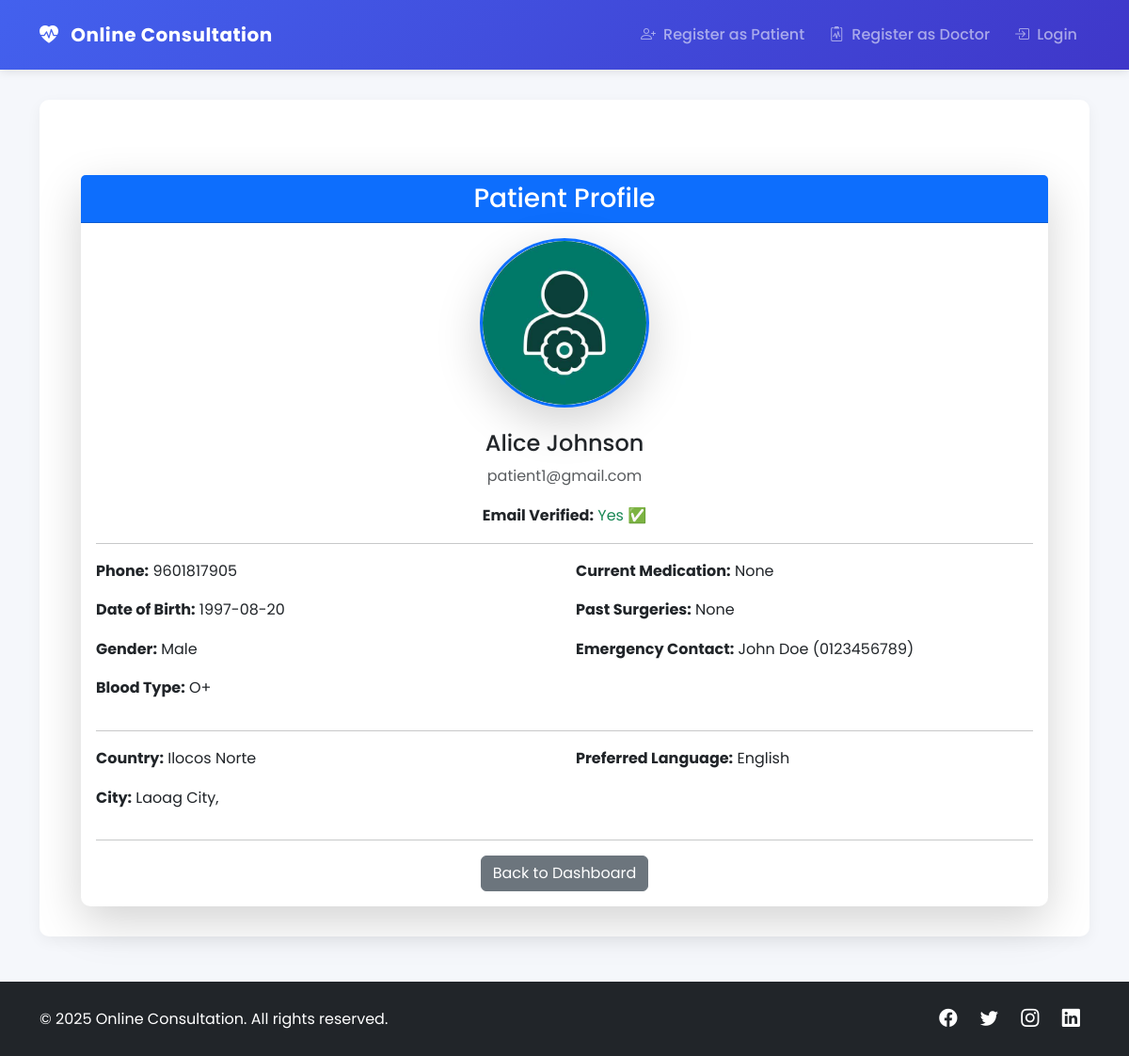
The app's page /dashboard/view_patient_doctor/1 with its own data.
### models/models.py (models this page shows, shortened)
class Patient(db.Model):
    id = db.Column(db.Integer, primary_key=True)
    full_name = db.Column(db.String(150), nullable=False)
    email = db.Column(db.String(150), unique=True, nullable=False)
    phone = db.Column(db.String(20), nullable=False)
    dob = db.Column(db.Date, nullable=False)
    gender = db.Column(db.String(10), nullable=False)
    country = db.Column(db.String(100), nullable=False)
    city = db.Column(db.String(100), nullable=False)
    blood_type = db.Column(db.String(5))
    existing_conditions = db.Column(db.Text)
    current_medication = db.Column(db.Text)
    past_surgeries = db.Column(db.Text)
    emergency_contact_name = db.Column(db.String(150), nullable=False)
    emergency_contact_phone = db.Column(db.String(20), nullable=False)
    preferred_language = db.Column(db.String(50))
    profile_picture = db.Column(db.String(255))
    password_hash = db.Column(db.String(255), nullable=False)
    email_verified = db.Column(db.Boolean, default=False)
    verification_token = db.Column(db.String(255), unique=True)
    latitude = db.Column(db.Float)  # Patient latitude
    longitude = db.Column(db.Float)  # Patient longitude
    active = db.Column(db.Boolean, default=False)  # New 'active' field

### routes/dashboard.py (the view)
@dashboard_bp.route('/view_patient_doctor/<int:patient_id>')
def view_patient_doctor(patient_id):
    patient = Patient.query.get_or_404(patient_id)
    return render_template('doctor/view_patient.html', patient=patient)

### templates/doctor/view_patient.html
{% extends "base.html" %}
{% block content %}
<div class="container mt-5">
    <div class="card shadow-lg">
        <div class="card-header bg-primary text-white text-center">
            <h3 class="mb-0">Patient Profile</h3>
        </div>
        <div class="card-body">
            <div class="text-center mb-4">
                {% if patient.profile_picture %}
                    <img src="{{ url_for('uploaded_file', filename=patient.profile_picture) }}"
                         alt="Profile Picture"
                         class="img-fluid rounded-circle shadow-lg border border-3 border-primary"
                         style="width: 180px; height: 180px; object-fit: cover;">
                {% else %}
                    <img src="{{ url_for('static', filename='uploads/default.jpg') }}"
                         alt="Default Profile Picture"
                         class="img-fluid rounded-circle shadow-lg border border-3 border-secondary"
                         style="width: 180px; height: 180px; object-fit: cover;">
                {% endif %}
            </div>
            <h4 class="text-center">{{ patient.full_name }}</h4>
            <p class="text-muted text-center">{{ patient.email }}</p>
            <p class="text-center"><strong>Email Verified:</strong>
                {% if patient.email_verified %}
                    <span class="text-success">Yes ✅</span>
                {% else %}
                    <span class="text-danger">No ❌</span>
                {% endif %}
            </p>
            <hr>
            <div class="row">
                <div class="col-md-6">
                    <p><strong>Phone:</strong> {{ patient.phone }}</p>
                    <p><strong>Date of Birth:</strong> {{ patient.dob.strftime('%Y-%m-%d') if patient.dob else 'N/A' }}</p>
                    <p><strong>Gender:</strong> {{ patient.gender }}</p>
                    <p><strong>Blood Type:</strong> {{ patient.blood_type }}</p>
                </div>
                <div class="col-md-6">
                    <p><strong>Current Medication:</strong> {{ patient.current_medication }}</p>
                    <p><strong>Past Surgeries:</strong> {{ patient.past_surgeries }}</p>
                    <p><strong>Emergency Contact:</strong> {{ patient.emergency_contact_name }} ({{ patient.emergency_contact_phone }})</p>
                </div>
            </div>
            <hr>
            <div class="row">
                <div class="col-md-6">
                    <p><strong>Country:</strong> {{ patient.country }}</p>
                    <p><strong>City:</strong> {{ patient.city }}, {{ patient.province }}</p>
                </div>
                <div class="col-md-6">
                    <p><strong>Preferred Language:</strong> {{ patient.preferred_language }}</p>
                </div>
            </div>
            <hr>
            <div class="text-center">
                <a href="{{ url_for('dashboard.doctor_dashboard') }}" class="btn btn-secondary">Back to Dashboard</a>
            </div>
        </div>
    </div>
</div>
{% endblock %}

### static/style.css (style rules this page uses)
* { margin: 0; padding: 0; box-sizing: border-box; }
body { font-family: 'Arial', sans-serif; margin: 0; padding: 0; background-color: #f4f4f9; line-height: 1.6; }

### templates/base.html (style rules this page uses)
:root { --primary-color: #4361ee; --secondary-color: #3f37c9; --accent-color: #4cc9f0; --light-color: #f8f9fa; --dark-color: #212529; }
body { font-family: 'Poppins', sans-serif; background-color: #f5f7fb; }
.card { border: none; border-radius: 10px; box-shadow: 0 5px 15px rgba(0,0,0,0.05); transition: all 0.3s ease; }

### records on screen
Patient: profile_picture (picture), full_name "Alice Johnson", email "patient1@gmail.com", phone "9601817905", dob "1997-08-20", gender "Male", blood_type "O+", current_medication "None", past_surgeries "None", emergency_contact_name "John Doe", emergency_contact_phone "0123456789", country "Ilocos Norte", city "Laoag City", preferred_language "English"
